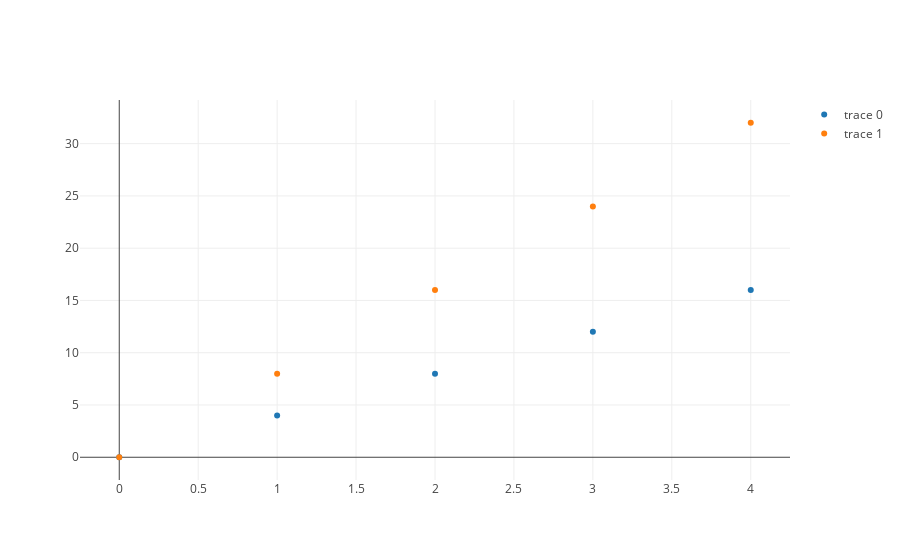

Here is the notebook cell this chart was saved with:
### Markdown cell above
Plotly connects each of our datapoints with a line by default.  However, if we want to just show the markers, we specify this in our trace dictionary with setting a key of `'mode'` equal to the value `'markers'`.

### Code cell
first_trace =  {'x': [0, 1, 2, 3, 4], 'y': [0, 4, 8, 12, 16], 'mode': 'markers'}
second_trace =  {'x': [0, 1, 2, 3, 4], 'y': [0, 8, 16, 24, 32], 'mode': 'markers'}
iplot([
   first_trace, second_trace
])

### Figure 1 — Plotly figure (JSON) as saved in the notebook; plotly's stock layout.template omitted (floating-point values rounded to 4 significant figures)
{"data": [{"mode": "markers", "type": "scatter", "uid": "87633fde-9205-40ff-afac-3c3be3c31ae3", "x": [0, 1, 2, 3, 4], "y": [0, 4, 8, 12, 16]}, {"mode": "markers", "type": "scatter", "uid": "9c3e8ab7-0980-4771-ac1a-cf318b71c2e6", "x": [0, 1, 2, 3, 4], "y": [0, 8, 16, 24, 32]}], "layout": {"autosize": true, "xaxis": {"autorange": true, "range": [-0.252, 4.252], "type": "linear"}, "yaxis": {"autorange": true, "range": [-2.344, 34.34], "type": "linear"}}}
